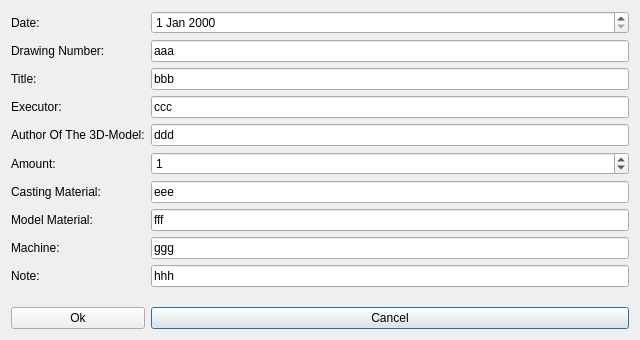
<?xml version="1.0" encoding="UTF-8"?>
<ui version="4.0">
 <class>NewItemDialog</class>
 <widget class="QDialog" name="NewItemDialog">
  <property name="geometry">
   <rect>
    <x>0</x>
    <y>0</y>
    <width>640</width>
    <height>340</height>
   </rect>
  </property>
  <property name="minimumSize">
   <size>
    <width>640</width>
    <height>340</height>
   </size>
  </property>
  <property name="maximumSize">
   <size>
    <width>640</width>
    <height>340</height>
   </size>
  </property>
  <property name="windowTitle">
   <string>Dialog</string>
  </property>
  <layout class="QGridLayout" name="gridLayout">
   <item row="8" column="1">
    <widget class="QLineEdit" name="LE_modelMaterial">
     <property name="text">
      <string>fff</string>
     </property>
    </widget>
   </item>
   <item row="6" column="1">
    <widget class="QSpinBox" name="SPB_amount">
     <property name="value">
      <number>1</number>
     </property>
    </widget>
   </item>
   <item row="9" column="0">
    <widget class="QLabel" name="L_machine">
     <property name="text">
      <string>Machine:</string>
     </property>
    </widget>
   </item>
   <item row="0" column="1">
    <widget class="QDateEdit" name="DE_date"/>
   </item>
   <item row="2" column="1">
    <widget class="QLineEdit" name="LE_title">
     <property name="text">
      <string>bbb</string>
     </property>
    </widget>
   </item>
   <item row="2" column="0">
    <widget class="QLabel" name="L_title">
     <property name="text">
      <string>Title:</string>
     </property>
    </widget>
   </item>
   <item row="8" column="0">
    <widget class="QLabel" name="L_modelMaterial">
     <property name="text">
      <string>Model Material:</string>
     </property>
    </widget>
   </item>
   <item row="4" column="1">
    <widget class="QLineEdit" name="LE_executor">
     <property name="text">
      <string>ccc</string>
     </property>
    </widget>
   </item>
   <item row="6" column="0">
    <widget class="QLabel" name="L_amount">
     <property name="text">
      <string>Amount:</string>
     </property>
    </widget>
   </item>
   <item row="1" column="0">
    <widget class="QLabel" name="L_drawingNumber">
     <property name="text">
      <string>Drawing Number:</string>
     </property>
    </widget>
   </item>
   <item row="7" column="0">
    <widget class="QLabel" name="L_castingMaterial">
     <property name="text">
      <string>Casting Material:</string>
     </property>
    </widget>
   </item>
   <item row="11" column="1">
    <spacer name="verticalSpacer">
     <property name="orientation">
      <enum>Qt::Orientation::Vertical</enum>
     </property>
     <property name="sizeHint" stdset="0">
      <size>
       <width>20</width>
       <height>40</height>
      </size>
     </property>
    </spacer>
   </item>
   <item row="12" column="1">
    <widget class="QPushButton" name="PB_cancel">
     <property name="text">
      <string>Cancel</string>
     </property>
    </widget>
   </item>
   <item row="7" column="1">
    <widget class="QLineEdit" name="LE_castingMaterial">
     <property name="text">
      <string>eee</string>
     </property>
    </widget>
   </item>
   <item row="9" column="1">
    <widget class="QLineEdit" name="LE_machine">
     <property name="text">
      <string>ggg</string>
     </property>
    </widget>
   </item>
   <item row="10" column="0">
    <widget class="QLabel" name="L_note">
     <property name="text">
      <string>Note:</string>
     </property>
    </widget>
   </item>
   <item row="0" column="0">
    <widget class="QLabel" name="L_date">
     <property name="text">
      <string>Date:</string>
     </property>
    </widget>
   </item>
   <item row="10" column="1">
    <widget class="QLineEdit" name="LE_note">
     <property name="text">
      <string>hhh</string>
     </property>
    </widget>
   </item>
   <item row="1" column="1">
    <widget class="QLineEdit" name="LE_drawingNumber">
     <property name="text">
      <string>aaa</string>
     </property>
    </widget>
   </item>
   <item row="4" column="0">
    <widget class="QLabel" name="L_executor">
     <property name="text">
      <string>Executor:</string>
     </property>
    </widget>
   </item>
   <item row="12" column="0">
    <widget class="QPushButton" name="PB_ok">
     <property name="text">
      <string>Ok</string>
     </property>
    </widget>
   </item>
   <item row="5" column="0">
    <widget class="QLabel" name="L_author">
     <property name="text">
      <string>Author Of The 3D-Model:</string>
     </property>
    </widget>
   </item>
   <item row="5" column="1">
    <widget class="QLineEdit" name="LE_author">
     <property name="text">
      <string>ddd</string>
     </property>
    </widget>
   </item>
  </layout>
 </widget>
 <resources/>
 <connections/>
</ui>
